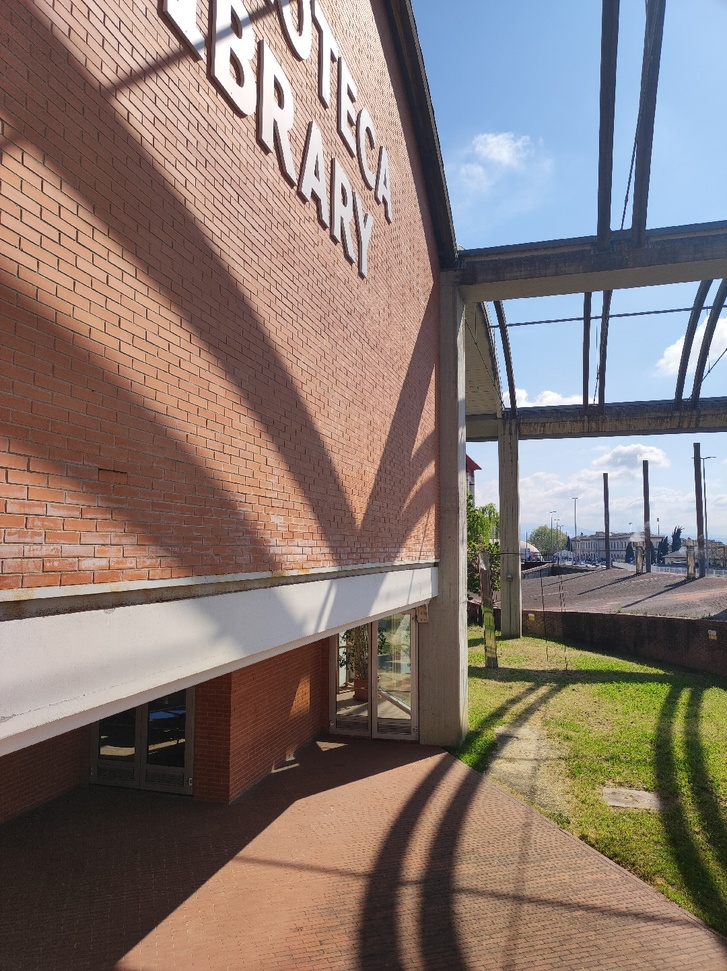
#> input picture input/library/IMG_20250410_104557.jpg, 727 x 971 px, shrunk from 1080 x 1443 before the run; its folder holds only this picture in this run
$ python -i utils.py   (imports and definitions only)
#> lines starting #> are read from the running program, lines starting #| are printed output that depends on the picture; after the words box and inside, x2 and y2 are one past the last pixel; in counts of white or black regions, pixels touching at a corner belong together
#> further down, picture is the input picture: shape (971, 727, 3); mean B, G, R 115.2, 121.3, 136
import cv2
import numpy as np
import matplotlib.pyplot as plt
import params
import glob

def loadImages():
    imagesPath = glob.glob(params.INPUT_PATH+"*.jpg")
    if not imagesPath:
        raise ValueError("There aren't images .jpg in path "+params.INPUT_PATH)
    rgbImages = []
    for imagePath in imagesPath:
        rgbImg = cv2.imread(imagePath)
        rgbImages.append(rgbImg)
    return rgbImages

def cylindricalProjection(img, FOV=params.FOV):
#> called with FOV = 60
    height, width, _ = img.shape
#> height = 971; width = 727
    focalLength = width / (2 * np.tan(np.radians(FOV / 2)))
#> focalLength = 629.6

    x, y = np.meshgrid(np.arange(-width // 2, width // 2), np.arange(-height // 2, height // 2))

    cylinder_x = focalLength * np.arctan(x / focalLength)
    cylinder_y = focalLength * y / np.sqrt(x**2 + focalLength**2)

    # Map the cylindrical coordinates to the image size
    cylinder_x = np.round(cylinder_x + width // 2).astype(int)
    cylinder_y = np.round(cylinder_y + height // 2).astype(int)

    cylinder_proj = np.zeros_like(img)

    valid_pixels = (cylinder_x >= 0) & (cylinder_x < width) & (cylinder_y >= 0) & (cylinder_y < height)

    cylinder_proj[cylinder_y[valid_pixels], cylinder_x[valid_pixels]] = img[y[valid_pixels] + height // 2, x[valid_pixels] + width // 2]
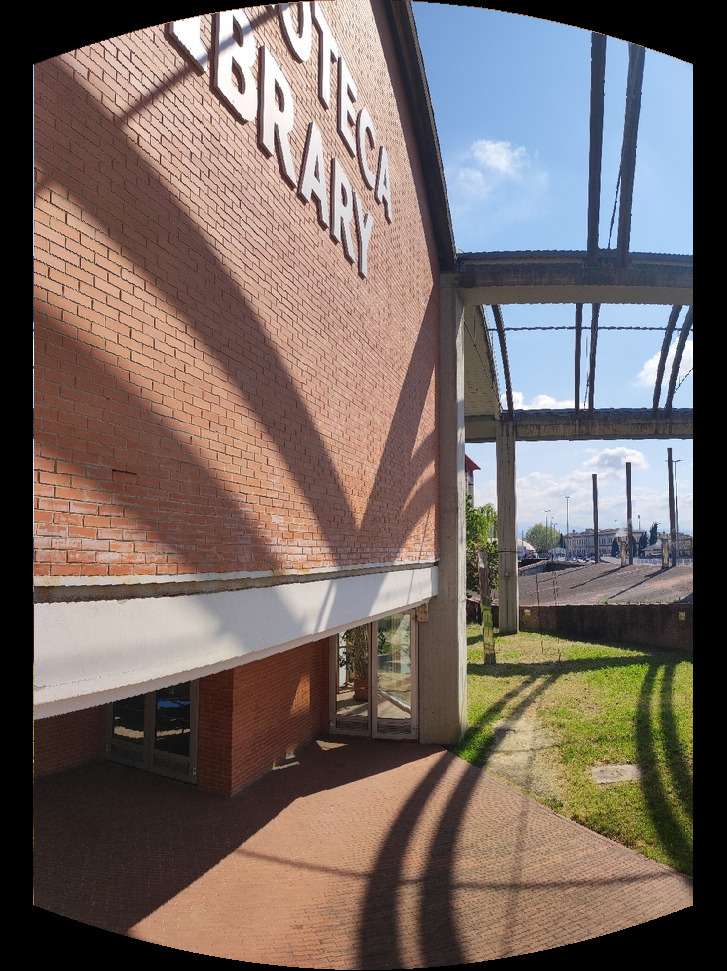
#> cylinder_proj: shape (971, 727, 3); mean B, G, R 100, 105.5, 118.7

    _, thresh = cv2.threshold(cv2.cvtColor(cylinder_proj, cv2.COLOR_BGR2GRAY), 1, 255, cv2.THRESH_BINARY)
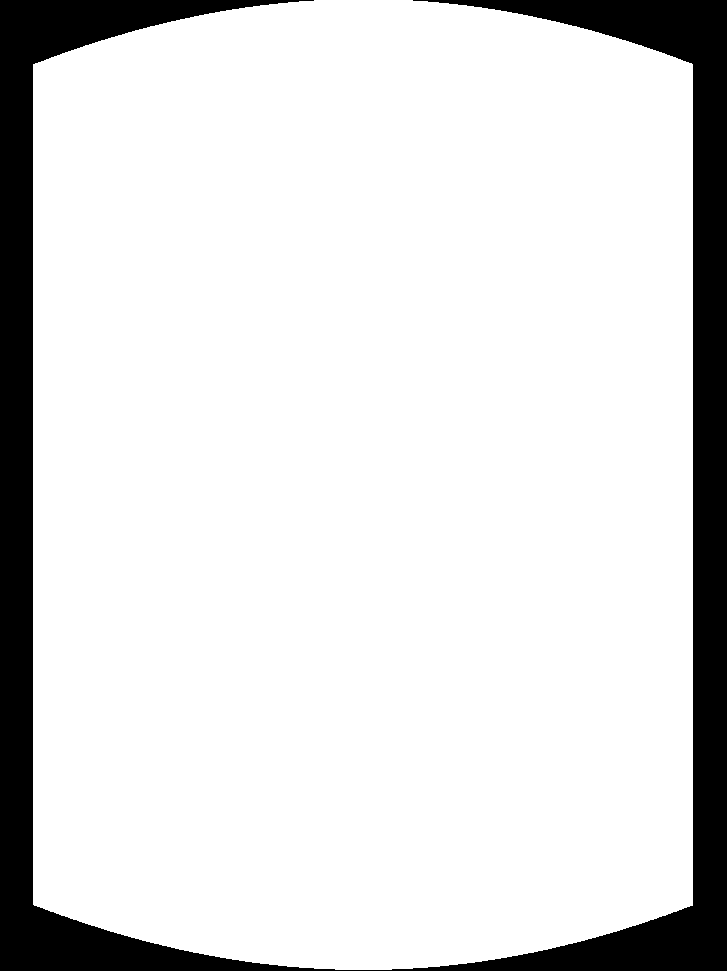
#> thresh: shape (971, 727); 86.7% white; 1 black region, box (x1, y1, x2, y2) and area: (0, 0, 727, 971) 94006
    x, y, w, h = cv2.boundingRect(thresh)
#> x = 33; y = 0; w = 660; h = 970

    return cylinder_proj[y:y+h, x:x+w]
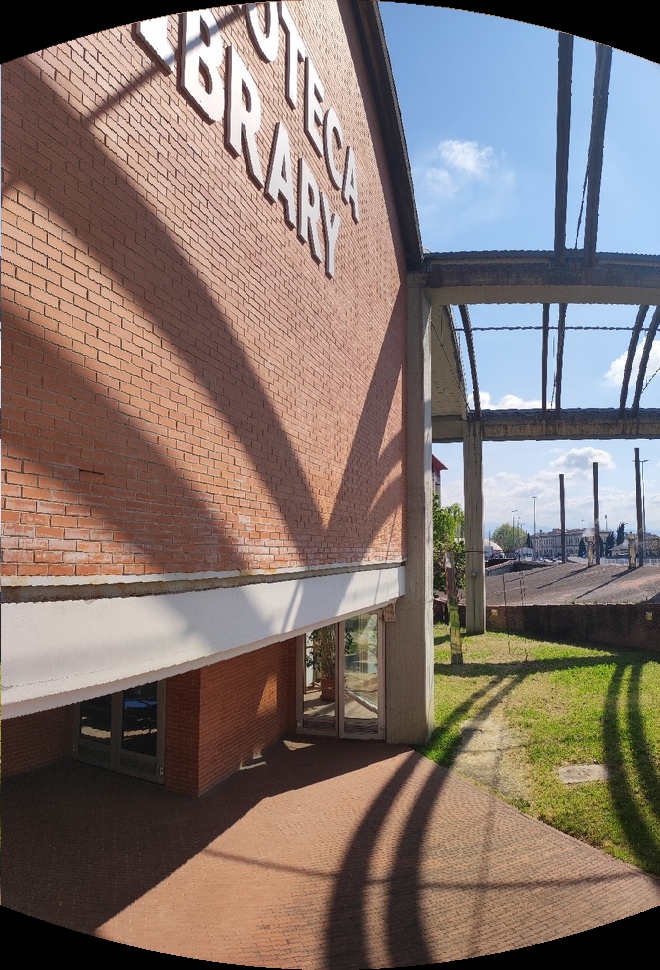
#> returned value: shape (970, 660, 3); mean of channels 0, 1, 2 110.3, 116.3, 130.9; drawn as B, G, R

def paddingImages(p1, p2):
    h1, w1 = p1.shape[:2]
    h2, w2 = p2.shape[:2]

    if h1 != h2:
        if h1 < h2:
            pad_height = h2 - h1
            p1 = np.pad(p1, ((0, pad_height), (0, 0), (0, 0)), mode='constant', constant_values=0)
        else:
            pad_height = h1 - h2
            p2 = np.pad(p2, ((0, pad_height), (0, 0), (0, 0)), mode='constant', constant_values=0)

    return p1, p2

def plotMatchedPairs(p1, p2, mp, index):
    offset = p1.shape[1]
    p1, p2 = paddingImages(p1, p2)
    plotImg = np.concatenate((p1, p2), axis=1)
    plt.figure(figsize=(10,10))
    plt.axis('off')
    plt.imshow(plotImg)
    print(len(mp))
    for i in range(len(mp)):
        plt.scatter(x=mp[i][0][1], y=mp[i][0][0], c='r')
        plt.plot([mp[i][0][1], offset+mp[i][1][1]], [mp[i][0][0], mp[i][1][0]], 'y-', lw=1)
        plt.scatter(x=offset+mp[i][1][1], y=mp[i][1][0], c='b')

    if params.DEBUG: plt.savefig(params.OUTPUT_PATH+"MatchImg"+str(index) +'.jpg', dpi=300)

>>> import cv2
>>> picture = cv2.imread('../input/library/IMG_20250410_104557.jpg')
>>> result = cylindricalProjection(picture)

$ run again, on input/library/IMG_20250410_104600.jpg
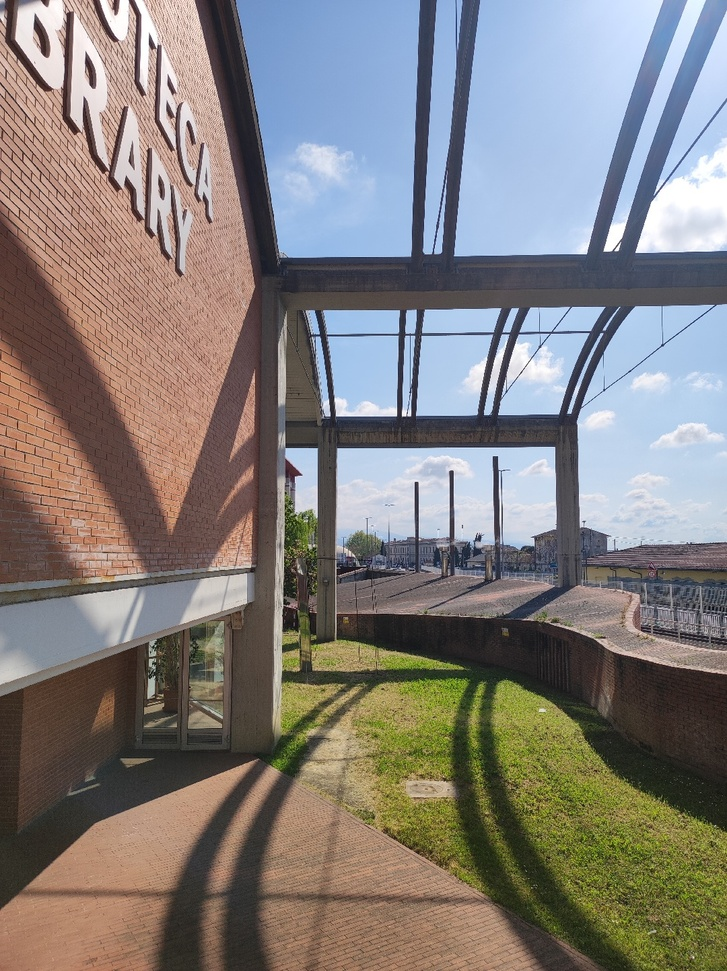
#> input picture input/library/IMG_20250410_104600.jpg, 727 x 971 px, shrunk from 1080 x 1443 before the run
#> picture is the input picture: shape (971, 727, 3); mean B, G, R 123.7, 126.6, 131.5
#> in cylindricalProjection, `cylinder_proj[cylinder_y[valid_pixels], cylinder_x[valid_pixels]] = im..`:
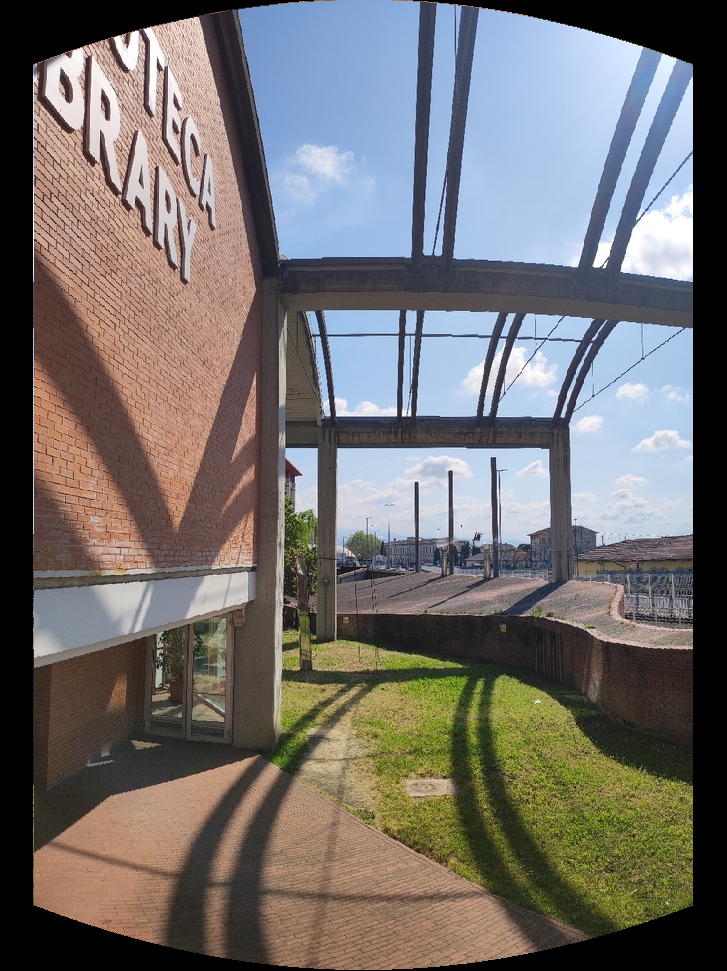
#> cylinder_proj: shape (971, 727, 3); mean B, G, R 107.5, 109.7, 113.4
#> thresh: shape (971, 727); 86.7% white; 2 black regions (1 under 20 px), largest, box (x1, y1, x2, y2) and area: (0, 0, 727, 971) 94006
#> x = 33; y = 0; w = 660; h = 970
#> in cylindricalProjection, `return cylinder_proj[y:y+h, x:x+w]`:
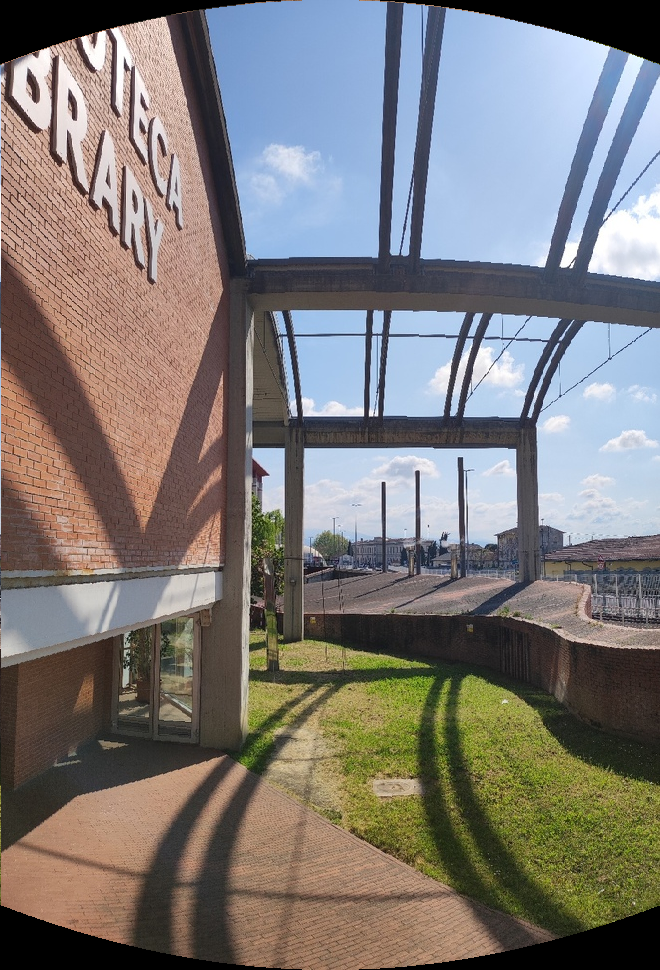
#> returned value: shape (970, 660, 3); mean of channels 0, 1, 2 118.5, 120.9, 125.1; drawn as B, G, R

$ run again, on input/library/IMG_20250410_104603.jpg
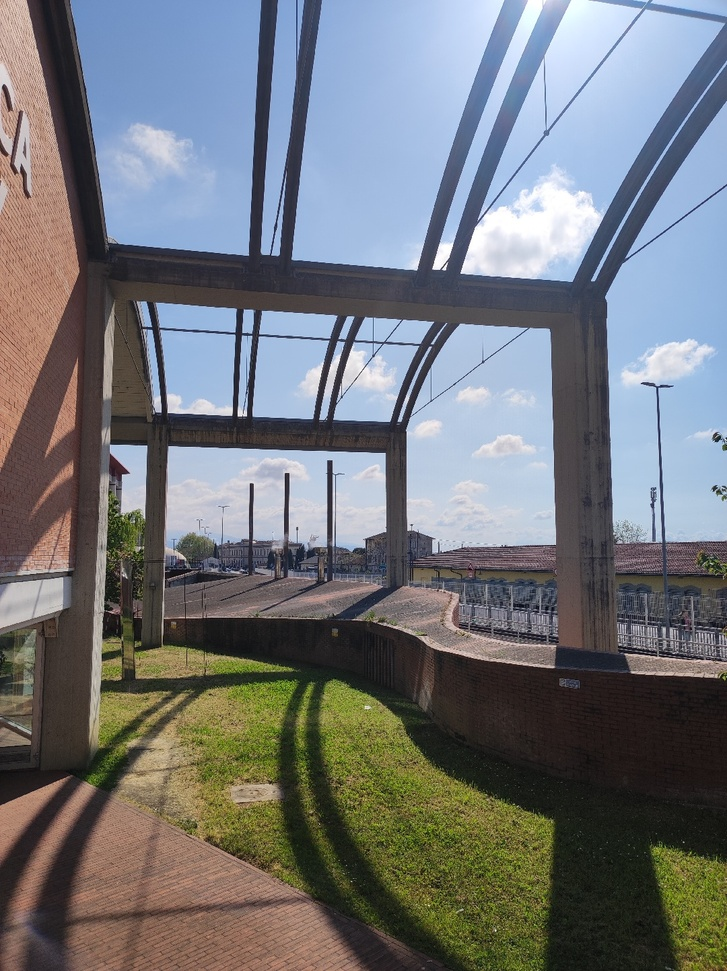
#> input picture input/library/IMG_20250410_104603.jpg, 727 x 971 px, shrunk from 1080 x 1443 before the run
#> picture is the input picture: shape (971, 727, 3); mean B, G, R 121.6, 117.7, 114.8
#> in cylindricalProjection, `cylinder_proj[cylinder_y[valid_pixels], cylinder_x[valid_pixels]] = im..`:
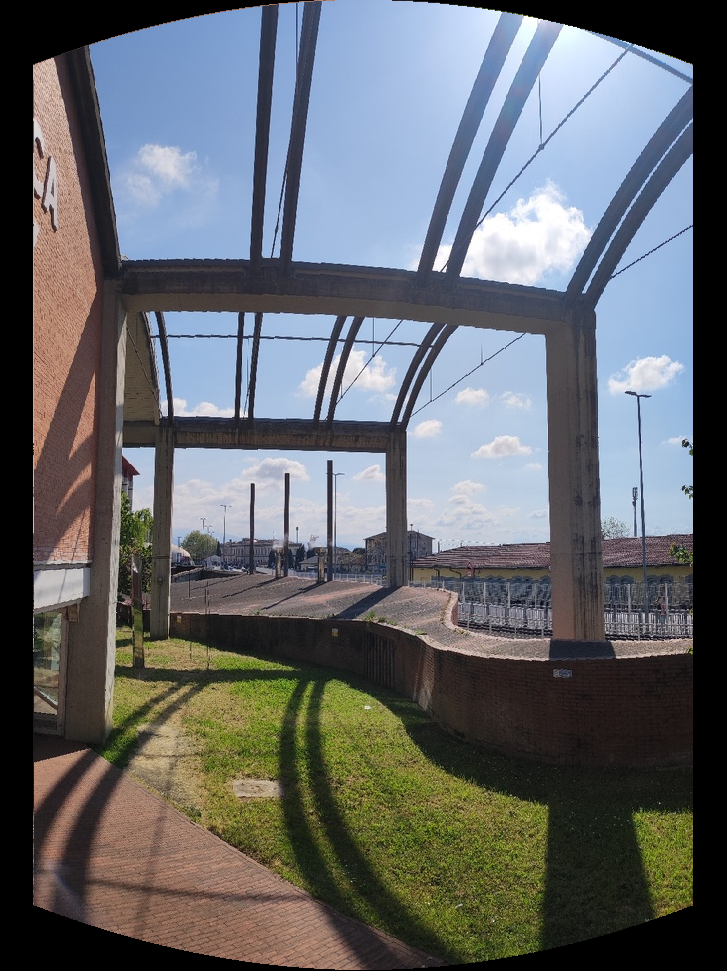
#> cylinder_proj: shape (971, 727, 3); mean B, G, R 106.2, 102.8, 99.8
#> thresh: shape (971, 727); 86.7% white; 3 black regions (2 under 20 px), largest, box (x1, y1, x2, y2) and area: (0, 0, 727, 971) 94006
#> x = 33; y = 0; w = 660; h = 970
#> in cylindricalProjection, `return cylinder_proj[y:y+h, x:x+w]`:
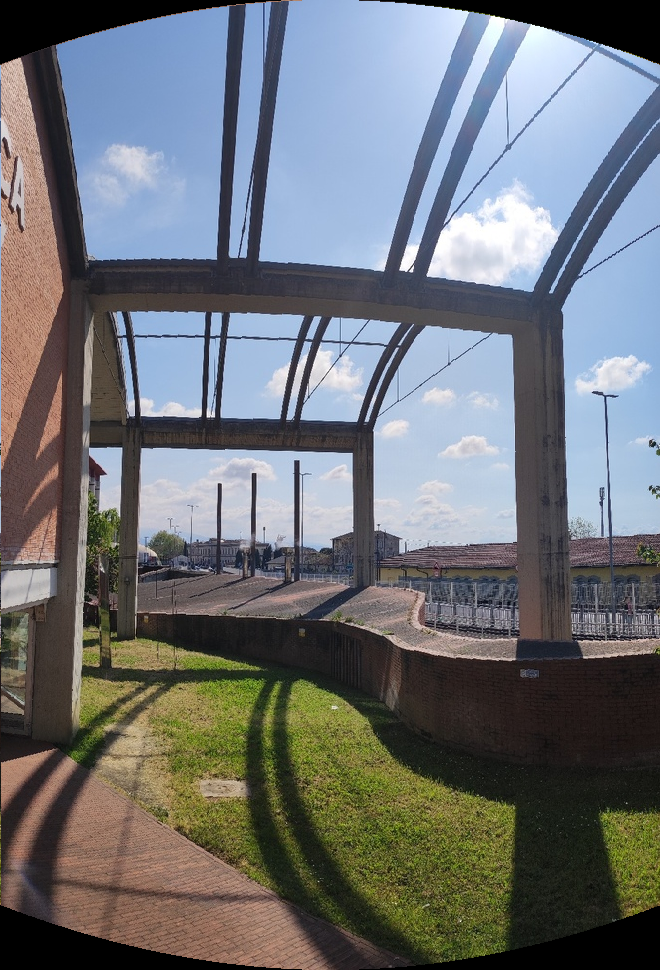
#> returned value: shape (970, 660, 3); mean of channels 0, 1, 2 117.1, 113.4, 110; drawn as B, G, R

$ run again, on input/library/IMG_20250410_104607.jpg
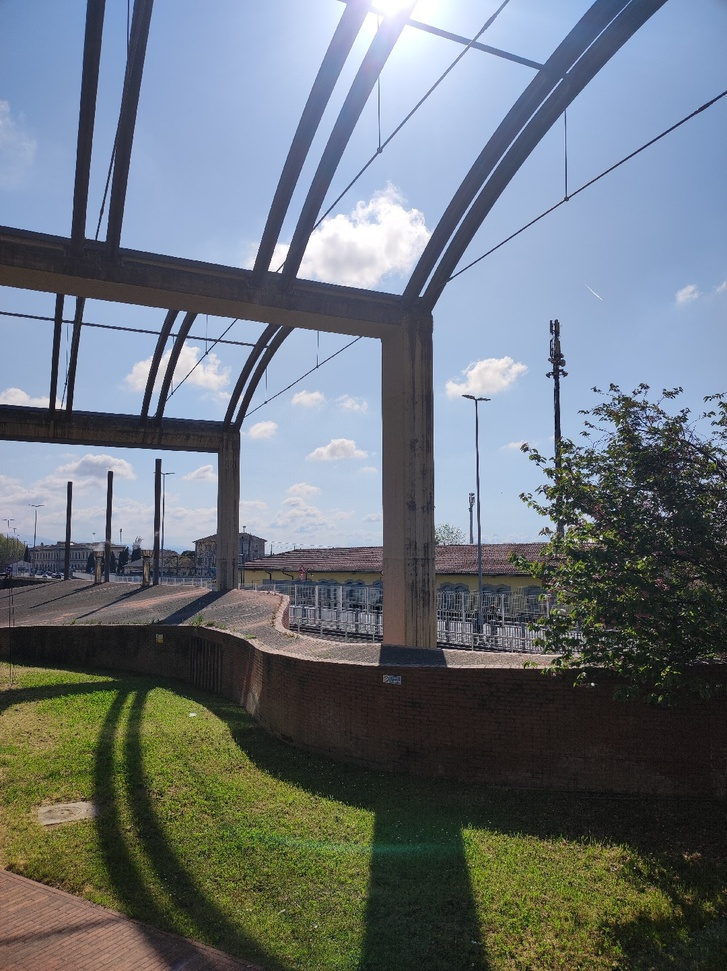
#> input picture input/library/IMG_20250410_104607.jpg, 727 x 971 px, shrunk from 1080 x 1443 before the run
#> picture is the input picture: shape (971, 727, 3); mean B, G, R 122.3, 115.7, 107.6
#> in cylindricalProjection, `cylinder_proj[cylinder_y[valid_pixels], cylinder_x[valid_pixels]] = im..`:
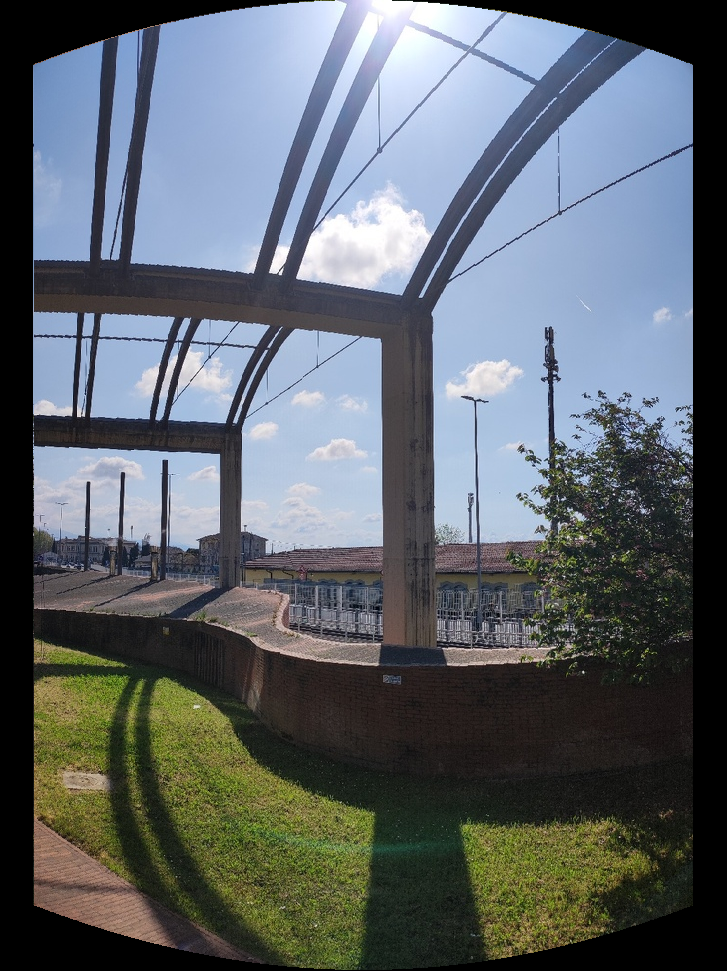
#> cylinder_proj: shape (971, 727, 3); mean B, G, R 106.8, 101.1, 94.2
#> thresh: shape (971, 727); 86.7% white; 14 black regions (13 under 20 px), largest, box (x1, y1, x2, y2) and area: (0, 0, 727, 971) 94006
#> x = 33; y = 0; w = 660; h = 970
#> in cylindricalProjection, `return cylinder_proj[y:y+h, x:x+w]`:
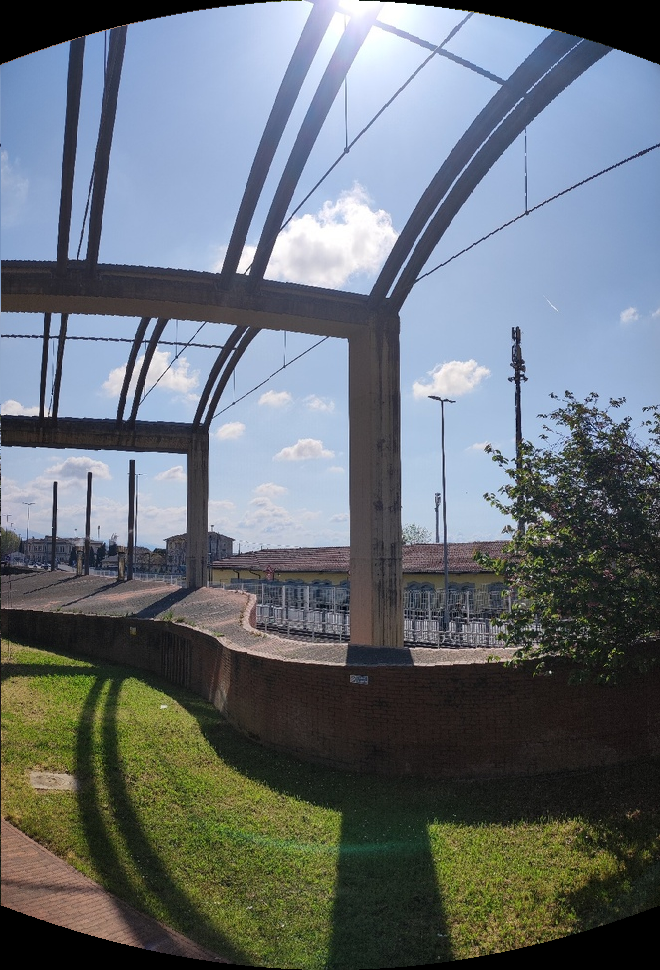
#> returned value: shape (970, 660, 3); mean of channels 0, 1, 2 117.8, 111.5, 103.8; drawn as B, G, R
